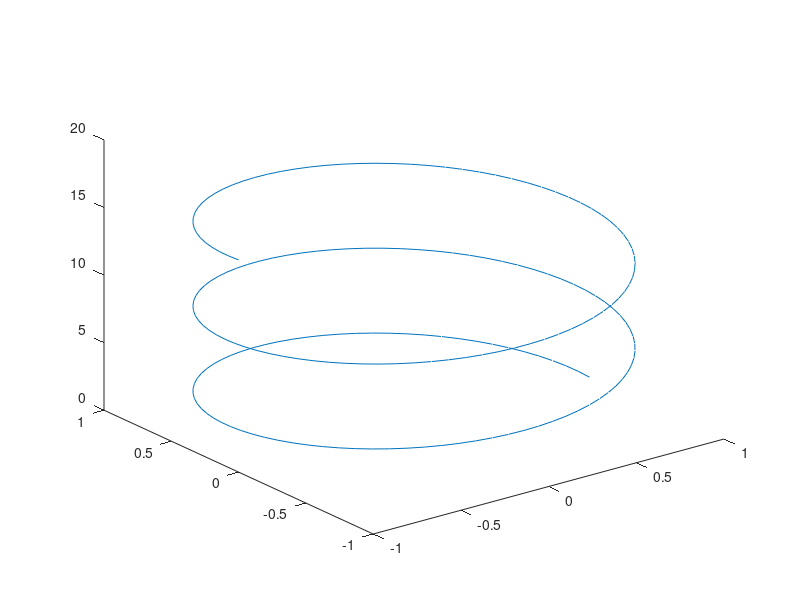

MATLAB code to generate this figure:
% Regression test function (black box) for plot3
% This function is autogenerated by helpgen.py
function bbtest_success = bbtest_handle_plot3
  bbtest_success = 1;
NumErrors = 0;
try
  t = linspace(0,5*pi,200);
catch
  NumErrors = NumErrors + 1;
end
try
  x = cos(t); y = sin(t); z = t;
catch
  NumErrors = NumErrors + 1;
end
try
  plot3(x,y,z);
catch
  NumErrors = NumErrors + 1;
end
try
  view(3);
catch
  NumErrors = NumErrors + 1;
end
try
  mprint plt3
catch
  NumErrors = NumErrors + 1;
end
if (NumErrors ~= 0) bbtest_success = 0; return; end
